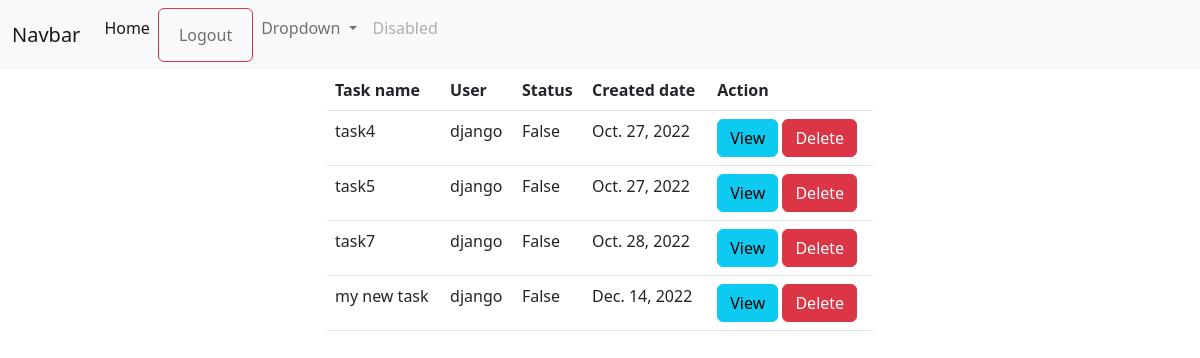
The page /web/todos/all (signed in) on the database as committed earlier.
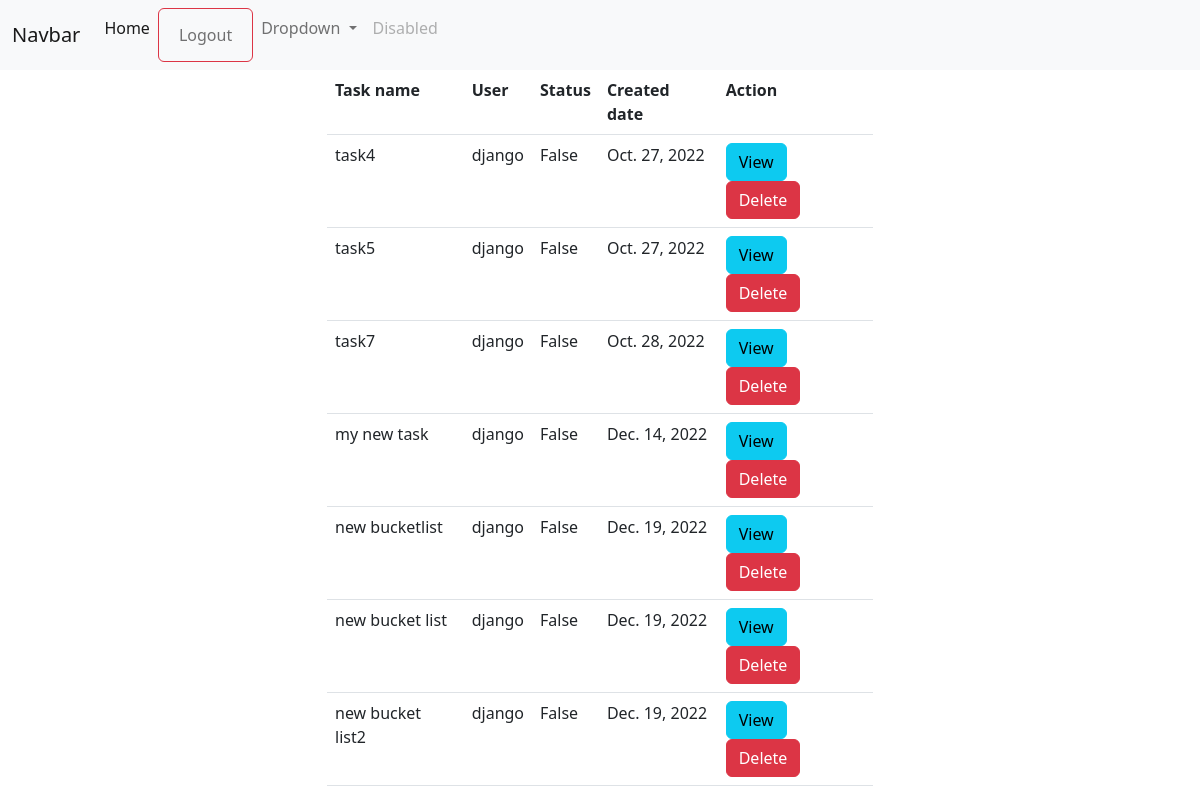
The same page on the database as committed later.
### todolist/models.py (models this page shows, shortened)
class Todos(models.Model):
    task_name=models.CharField(max_length=200)
    user=models.ForeignKey(User,on_delete=models.CASCADE)
    status=models.BooleanField(default=False)
    created_date=models.DateField(auto_now_add=True)

### todoweb/views.py (the view)
# urls.py: path("todos/all",views.TodoListView.as_view(),name="todo-list"),
@method_decorator(signin_required,name="dispatch")
class TodoListView(ListView):
    template_name="todo-list.html"
    model=Todos
    context_object_name="todos"
    def get_queryset(self):
        return Todos.objects.filter(user=self.request.user)

### todoweb/views.py (called while the page is built)
def signin_required(fn):
    def wrapper(request,*args,**kw):
        if not request.user.is_authenticated:
            messages.error(request,"You must login first")
            return redirect("signin")
        else:
            return fn(request,*args,**kw)
    return wrapper

### todoweb/templates/todo-list.html (shortened to what this page needs)
{%extends 'base.html'%}
{%block body_block%}
<div class="row">
    <div class="col-3">
    </div>
    <div class="col-6">
        <table class="table">
            <tr>
                <th>Task name</th>
                <th>User</th>
                <th>Status</th>
                <th>Created date</th>
                <th>Action</th>
            </tr>
            {%for todo in todos%}
            <tr>
                <td>{{todo.task_name}}</td>
                <td>{{todo.user}}</td>
                <td>{{todo.status}}</td>
                <td>{{todo.created_date}}</td>
                <td class="display">
                    <a href="{% url 'todo-detail' todo.id %}" class="btn btn-info m3">View</a>
                    <a href="{% url 'todo-delete' todo.id %}" class="btn btn-danger m3">Delete</a>
                </td>
            </tr>
            {%endfor%}
        </table>
    </div>
    <div class="col-3"></div>
</div>
{%endblock%}

### todoweb/templates/base.html (shortened to what this page needs)
<!DOCTYPE html>
<html lang="en">
<head>
  <link href="https://cdn.jsdelivr.net/npm/bootstrap@5.2.3/dist/css/bootstrap.min.css" rel="stylesheet"
>
  <link href="https://cdn.jsdelivr.net/npm/bootstrap@5.2.3/dist/css/bootstrap.min.css" rel="stylesheet"
>
</head>
<body>
  <nav class="navbar navbar-expand-lg bg-light">
    <div class="container-fluid">
      <a class="navbar-brand" href="#">Navbar</a>
      <div class="collapse navbar-collapse" id="navbarSupportedContent">
        <ul class="navbar-nav me-auto mb-2 mb-lg-0">
          <li class="nav-item">
            <a class="nav-link active" aria-current="page" href="#">Home</a>
          </li>
          <li class="nav-item">
            <button class="btn btn-outline-danger"><a class="nav-link" href="{% url 'sign-out' %}">Logout</a></button>
          </li>
          <li class="nav-item dropdown">
            <a class="nav-link dropdown-toggle" href="#" role="button" data-bs-toggle="dropdown" aria-expanded="false">
              Dropdown
            </a>
          </li>
          <li class="nav-item">
            <a class="nav-link disabled">Disabled</a>
          </li>
        </ul>
      </div>
    </div>
  </nav>
  <div class="container">
    {%block body_block%}
    {%endblock%}
  </div>
</body>
</html>

Rows that differ between the two databases and show on the page:
added Todos: task_name "new bucketlist", user "django", status "False", created_date "Dec. 19, 2022"
added Todos: task_name "new bucket list", user "django", status "False", created_date "Dec. 19, 2022"
added Todos: task_name "new bucket list2", user "django", status "False", created_date "Dec. 19, 2022"
